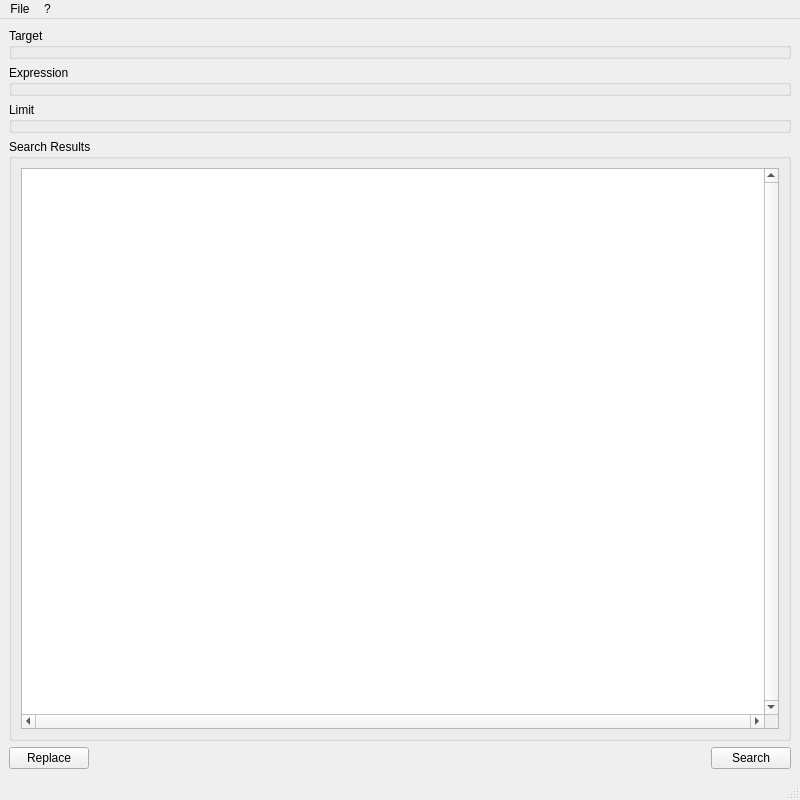
<?xml version="1.0" encoding="UTF-8"?>
<ui version="4.0">
 <class>MainWindow</class>
 <widget class="QMainWindow" name="MainWindow">
  <property name="geometry">
   <rect>
    <x>0</x>
    <y>0</y>
    <width>800</width>
    <height>800</height>
   </rect>
  </property>
  <property name="windowTitle">
   <string>grepQt</string>
  </property>
  <widget class="QWidget" name="centralwidget">
   <layout class="QGridLayout" name="gridLayout_4">
    <item row="1" column="0" colspan="3">
     <widget class="ExpressionSelect" name="groupBoxExpression">
      <property name="title">
       <string>Expression</string>
      </property>
     </widget>
    </item>
    <item row="2" column="0" colspan="3">
     <widget class="LimitSelect" name="groupBoxLimit">
      <property name="title">
       <string>Limit</string>
      </property>
     </widget>
    </item>
    <item row="4" column="2">
     <widget class="QPushButton" name="pushButtonSearch">
      <property name="text">
       <string>Search</string>
      </property>
     </widget>
    </item>
    <item row="3" column="0" colspan="3">
     <widget class="QGroupBox" name="groupBoxResults">
      <property name="title">
       <string>Search Results</string>
      </property>
      <layout class="QFormLayout" name="formLayout">
       <item row="0" column="0" colspan="2">
        <widget class="QTreeView" name="treeViewResults">
         <property name="contextMenuPolicy">
          <enum>Qt::CustomContextMenu</enum>
         </property>
         <property name="verticalScrollBarPolicy">
          <enum>Qt::ScrollBarAlwaysOn</enum>
         </property>
         <property name="horizontalScrollBarPolicy">
          <enum>Qt::ScrollBarAlwaysOn</enum>
         </property>
         <property name="editTriggers">
          <set>QAbstractItemView::NoEditTriggers</set>
         </property>
         <property name="tabKeyNavigation">
          <bool>false</bool>
         </property>
         <property name="showDropIndicator" stdset="0">
          <bool>false</bool>
         </property>
         <property name="alternatingRowColors">
          <bool>true</bool>
         </property>
         <property name="selectionMode">
          <enum>QAbstractItemView::SingleSelection</enum>
         </property>
         <property name="selectionBehavior">
          <enum>QAbstractItemView::SelectRows</enum>
         </property>
         <property name="textElideMode">
          <enum>Qt::ElideNone</enum>
         </property>
         <property name="verticalScrollMode">
          <enum>QAbstractItemView::ScrollPerPixel</enum>
         </property>
         <property name="horizontalScrollMode">
          <enum>QAbstractItemView::ScrollPerPixel</enum>
         </property>
        </widget>
       </item>
      </layout>
     </widget>
    </item>
    <item row="0" column="0" colspan="3">
     <widget class="TargetSelect" name="groupBoxTarget">
      <property name="title">
       <string>Target</string>
      </property>
     </widget>
    </item>
    <item row="4" column="0">
     <widget class="QPushButton" name="pushButtonReplace">
      <property name="text">
       <string>Replace</string>
      </property>
     </widget>
    </item>
    <item row="4" column="1">
     <spacer name="horizontalSpacer">
      <property name="orientation">
       <enum>Qt::Horizontal</enum>
      </property>
      <property name="sizeHint" stdset="0">
       <size>
        <width>40</width>
        <height>20</height>
       </size>
      </property>
     </spacer>
    </item>
   </layout>
  </widget>
  <widget class="QMenuBar" name="menubar">
   <property name="geometry">
    <rect>
     <x>0</x>
     <y>0</y>
     <width>800</width>
     <height>17</height>
    </rect>
   </property>
   <widget class="QMenu" name="menu">
    <property name="title">
     <string>?</string>
    </property>
    <addaction name="actionAbout"/>
    <addaction name="actionLicenses"/>
   </widget>
   <widget class="QMenu" name="menuFile">
    <property name="title">
     <string>File</string>
    </property>
    <addaction name="actionOpen"/>
    <addaction name="actionExit"/>
   </widget>
   <addaction name="menuFile"/>
   <addaction name="menu"/>
  </widget>
  <widget class="QStatusBar" name="statusbar"/>
  <action name="actionAbout">
   <property name="text">
    <string>About</string>
   </property>
  </action>
  <action name="actionLicenses">
   <property name="text">
    <string>Licenses</string>
   </property>
  </action>
  <action name="actionExit">
   <property name="text">
    <string>Exit</string>
   </property>
  </action>
  <action name="actionOpen">
   <property name="text">
    <string>Open</string>
   </property>
  </action>
 </widget>
 <customwidgets>
  <customwidget>
   <class>LimitSelect</class>
   <extends>QGroupBox</extends>
   <header>LimitSelect.hpp</header>
   <container>1</container>
  </customwidget>
  <customwidget>
   <class>ExpressionSelect</class>
   <extends>QGroupBox</extends>
   <header>ExpressionSelect.hpp</header>
   <container>1</container>
  </customwidget>
  <customwidget>
   <class>TargetSelect</class>
   <extends>QGroupBox</extends>
   <header>TargetSelect.hpp</header>
   <container>1</container>
  </customwidget>
 </customwidgets>
 <resources/>
 <connections/>
</ui>
